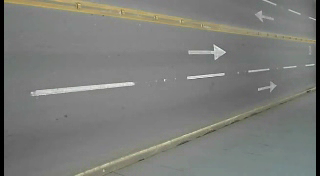
#> input picture frame 31 of video.mp4, 320 x 176 px
$ python carcounter.py
#> lines starting #> are read from the running program, lines starting #| are printed output that depends on the picture
import cv2

backsub = cv2.bgsegm.createBackgroundSubtractorMOG()
 #background subtraction to isolate moving cars
capture = cv2.VideoCapture("video.mp4")

counter = 0
x = 0
y = 0
sen = 0
minArea=1
lineCount = 50

if capture.isOpened():
    ret, frame = capture.read()
#> frame is the input picture: shape (176, 320, 3); mean B, G, R 121, 124.5, 123.3
else:
    ret = False

while ret:
    ret, frame = capture.read()
    if ret==False:
        break

    fgmask = backsub.apply(frame, None, 0.01)
#> fgmask: shape (176, 320); every value is 0
    erode=cv2.erode(fgmask,None,iterations=3)     #erosion to erase unwanted small contours
    moments=cv2.moments(erode,True)               #moments method applied
#> moments = moments, m00 0
    area=moments['m00']
#> area = 0

    if moments['m00'] >=minArea:
        x=int(moments['m10']/moments['m00'])
        y=int (moments['m01']/moments['m00'])
        if x<lineCount:
            sen=sen<<1
        else:
            sen=(sen<<1)|1
        sen=sen&0x03
        if sen==1:
            counter=counter+1

        cv2.circle(frame,(x,y),5,(0,0,255),-1) #center, radius, colour, -1=fill

    cv2.line(frame,(lineCount,0),(lineCount,200),(0,255,0),2)
    font = cv2.FONT_HERSHEY_SIMPLEX
    cv2.putText(frame,'counter='+str(counter), (10,30),font,1, (255, 0, 0), 2)
    cv2.putText(frame,'x='+str(x)+' y='+str(y), (10,60),font,1, (255, 0, 0), 2)
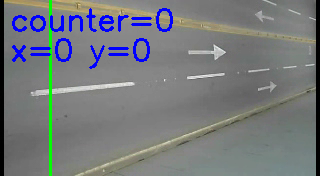
#> frame: shape (176, 320, 3); mean B, G, R 124.2, 121.2, 117.8
    cv2.imshow("counter", frame)
    if cv2.waitKey(1) & 0xFF == ord('q'):
#> (key q is pressed here)
        break

$ run again, starting later in the video
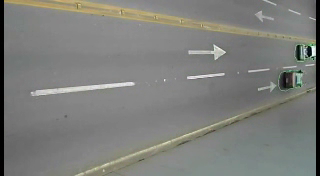
#> input picture frame 140 of video.mp4, 320 x 176 px
#> frame is the input picture: shape (176, 320, 3); mean B, G, R 123, 126.8, 125.8
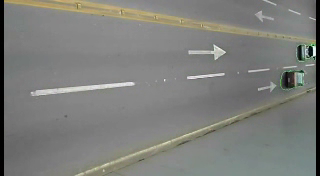
#> input picture frame 141 of video.mp4, 320 x 176 px
#> frame is the input picture: shape (176, 320, 3); mean B, G, R 123.1, 126.8, 125.8
#> fgmask: shape (176, 320); every value is 0
#> moments = moments, m00 0
#> area = 0
#> `cv2.putText(frame,'x='+str(x)+' y='+str(y), (10,60),font,1, (255, 0, 0..`:
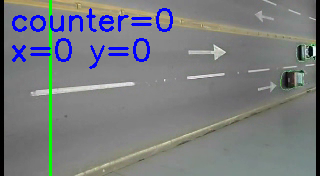
#> frame: shape (176, 320, 3); mean B, G, R 126.1, 123.4, 120.1

$ run again, starting later in the video
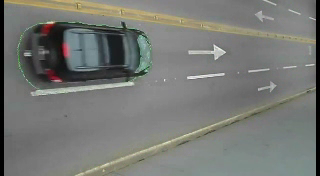
#> input picture frame 250 of video.mp4, 320 x 176 px
#> frame is the input picture: shape (176, 320, 3); mean B, G, R 116.5, 120.6, 118.6
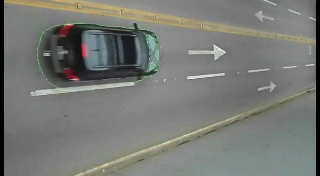
#> input picture frame 251 of video.mp4, 320 x 176 px
#> frame is the input picture: shape (176, 320, 3); mean B, G, R 117.2, 121.2, 119.5
#> fgmask: shape (176, 320); every value is 0
#> moments = moments, m00 0
#> area = 0
#> `cv2.putText(frame,'x='+str(x)+' y='+str(y), (10,60),font,1, (255, 0, 0..`:
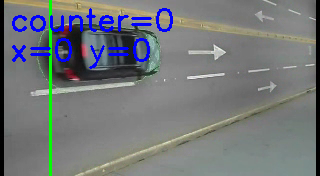
#> frame: shape (176, 320, 3); mean B, G, R 121.3, 118.9, 115
